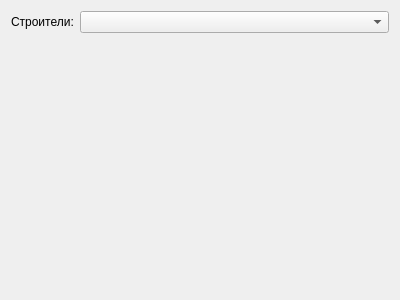
<?xml version="1.0" encoding="UTF-8"?>
<ui version="4.0">
 <class>group_widget</class>
 <widget class="QWidget" name="group_widget">
  <property name="geometry">
   <rect>
    <x>0</x>
    <y>0</y>
    <width>400</width>
    <height>300</height>
   </rect>
  </property>
  <property name="windowTitle">
   <string>Form</string>
  </property>
  <layout class="QGridLayout" name="gridLayout">
   <item row="0" column="0">
    <layout class="QVBoxLayout" name="verticalLayout">
     <item>
      <layout class="QHBoxLayout" name="horizontalLayout_2">
       <item>
        <widget class="QLabel" name="label">
         <property name="text">
          <string>Строители:</string>
         </property>
        </widget>
       </item>
       <item>
        <widget class="QComboBox" name="builders_combo">
         <property name="sizePolicy">
          <sizepolicy hsizetype="Preferred" vsizetype="Fixed">
           <horstretch>1</horstretch>
           <verstretch>0</verstretch>
          </sizepolicy>
         </property>
        </widget>
       </item>
      </layout>
     </item>
     <item>
      <widget class="QStackedWidget" name="stacked_widget"/>
     </item>
    </layout>
   </item>
  </layout>
 </widget>
 <resources/>
 <connections/>
</ui>
